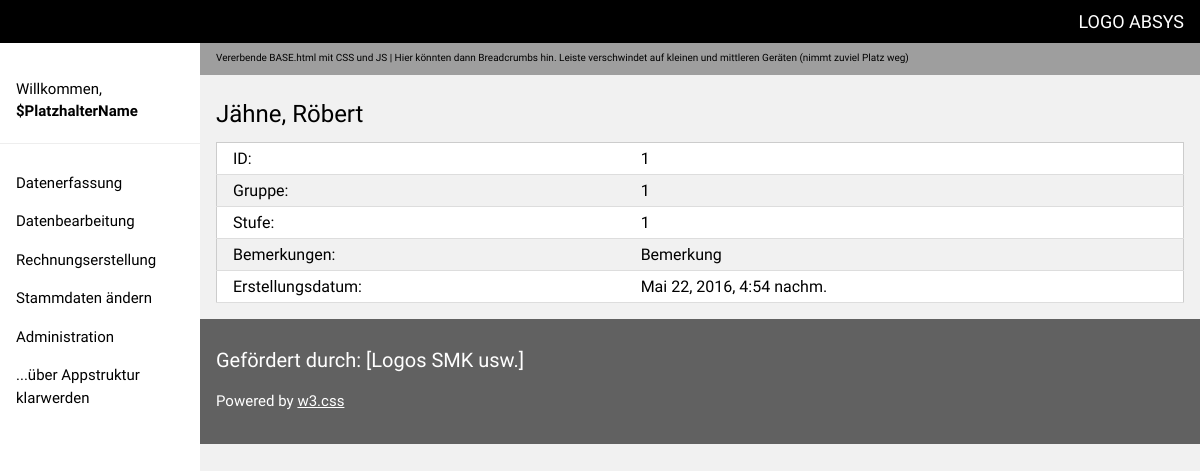
/schueler/1, run on the app's committed database.
### schueler/models.py (models this page shows, shortened)
class Schueler(models.Model):
    nachname = models.CharField(max_length=200)
    vorname = models.CharField(max_length=200)
    geburtsdatum = models.DateField()
    bemerkungen = models.TextField(max_length=10000)
    gruppe = models.ForeignKey(Gruppe, on_delete=models.CASCADE, default='1')
    stufe = models.ForeignKey(Stufe, on_delete=models.CASCADE, default='1')
    erstellungsdatum = models.DateTimeField(auto_now_add = True)

class Gruppe(models.Model):
    gruppenname = models.CharField(max_length=400, default='1')
    bemerkungen = models.CharField(max_length=200)
    def __unicode__(self):
       return self.gruppenname

class Stufe(models.Model):
    stufenname = models.CharField(max_length=400, default='1')
    bemerkungen = models.CharField(max_length=200)
    def __unicode__(self):
        return self.stufenname

### schueler/views.py (the view)
# urls.py: url(r'^(?P<pk>\d+)', 'schueler.views.SchuelerDetail', name='schueler_detail'),
def SchuelerDetail(request, pk):
    schueler = get_object_or_404(Schueler, pk=pk)
    return render(request, 'schueler/schueler_detail.html', {'schueler': schueler})

### schueler/templates/schueler/schueler_detail.html
{% extends 'base/base.html' %}
{% block content %}
    <div>
        <h3> {{ schueler.nachname }}, {{ schueler.vorname }} </h3>
        <div>
                <table class="w3-table-all w3-responsive w3-hoverable ">
                    <tr>
                        <td align="left">ID:</td>
                        <td align="left">{{ schueler.pk }} </td>
                    </tr>
                    <tr>
                        <td align="left">Gruppe:</td>
                        <td align="left">{{ schueler.gruppe }} </td>
                    </tr>
                     <tr>
                        <td align="left">Stufe:</td>
                        <td align="left">{{ schueler.stufe }} </td>
                    </tr>
                    <tr>
                        <td align="left">Bemerkungen:</td>
                        <td align="left">{{ schueler.bemerkungen }} </td>
                    </tr>
                    <tr>
                        <td align="left">Erstellungsdatum:</td>
                        <td align="left">{{ schueler.erstellungsdatum }} </td>
                    </tr>
                </table>
        </div>
    </div>
{% endblock %}

### base/static/css/w3.css (style rules this page uses)
* { -webkit-box-sizing:border-box;-moz-box-sizing:border-box;box-sizing:border-box }
html { -ms-text-size-adjust:100%;-webkit-text-size-adjust:100% }
body { margin:0 }
html,body { font-family:Verdana,sans-serif;font-size:15px;line-height:1.5 }
html { overflow-x:hidden }
h1,h2,h3,h4,h5,h6,.w3-slim,.w3-wide { font-family:"Segoe UI",Arial,sans-serif }
h3 { font-size:24px }
h1,h2,h3,h4,h5,h6 { font-weight:400;margin:10px 0 }
table { border-collapse:collapse;border-spacing:0;width:100%;display:table }
table,th,td { border:none }
.w3-table-all { border:1px solid #ccc }
.w3-bordered tr,.w3-table-all tr { border-bottom:1px solid #ddd }
.w3-table-all tr:nth-child(odd) { background-color:#fff }
.w3-table-all tr:nth-child(even) { background-color:#f1f1f1 }
.w3-table td,.w3-table th,.w3-table-all td,.w3-table-all th { padding:6px 8px;display:table-cell;text-align:left;vertical-align:top }
.w3-table th:first-child,.w3-table td:first-child,.w3-table-all th:first-child,.w3-table-all td:first-child { padding-left:16px }
.w3-btn,.w3-btn-floating,.w3-btn-floating-large,.w3-btn-block,.w3-hover-shadow,.w3-hover-opacity, .w3-navbar a,.w3-sidenav a,.w3-dropnav a,.w3-pagination li a,.w3-hoverable tbody tr,.w3-hoverable li,.w3-accordion-content a,.w3-dropdown-content a,.w3-dropdown-click:hover,.w3-dropdown-hover:hover,.w3-opennav,.w3-closenav,.w3-closebtn, .w3-hover-amber,.w3-hover-aqua,.w3-hover-blue,.w3-hover-light-blue,.w3-hover-brown,.w3-hover-cyan,.w3-hover-blue-grey,.w3-hover-green,.w3-hover-light-green,.w3-hover-indigo,.w3-hover-khaki,.w3-hover-lime,.w3-hover-orange,.w3-hover-deep-orange,.w3-hover-pink, .w3-hover-purple,.w3-hover-deep-purple,.w3-hover-red,.w3-hover-sand,.w3-hover-teal,.w3-hover-yellow,.w3-hover-white,.w3-hover-black,.w3-hover-grey,.w3-hover-light-grey,.w3-hover-dark-grey,.w3-hover-text-amber,.w3-hover-text-aqua,.w3-hover-text-blue,.w3-hover-text-light-blue, .w3-hover-text-brown,.w3-hover-text-cyan,.w3-hover-text-blue-grey,.w3-hover-text-green,.w3-hover-text-light-green,.w3-hover-text-indigo,.w3-hover-text-khaki,.w3-hover-text-lime,.w3-hover-text-orange,.w3-hover-text-deep-orange,.w3-hover-text-pink,.w3-hover-text-purple, .w3-hover-text-deep-purple,.w3-hover-text-red,.w3-hover-text-sand,.w3-hover-text-teal,.w3-hover-text-yellow,.w3-hover-text-white,.w3-hover-text-black,.w3-hover-text-grey,.w3-hover-text-light-grey,.w3-hover-text-dark-grey { -webkit-transition:background-color .3s,color .15s,box-shadow .3s,opacity 0.3s;transition:background-color .3s,color .15s,box-shadow .3s,opacity 0.3s }
.w3-responsive { overflow-x:auto }
.w3-light-grey,.w3-hover-light-grey:hover { color:#000!important;background-color:#f1f1f1!important }

### base/templates/base/base.html (style rules this page uses)
html,body,h1,h2,h3,h4,h5 { font-family: "Raleway", sans-serif }

### data on the page
Schueler: nachname "Jähne", vorname "Röbert", pk "1", gruppe "1", stufe "1", bemerkungen "Bemerkung", erstellungsdatum "Mai 22, 2016, 4:54 nachm."
